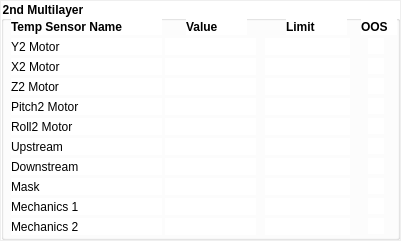
     <widget class="QFrame" name="frame_2">
      <property name="geometry">
       <rect>
        <x>490</x>
        <y>401</y>
        <width>401</width>
        <height>241</height>
       </rect>
      </property>
      <property name="frameShape">
       <enum>QFrame::NoFrame</enum>
      </property>
      <property name="frameShadow">
       <enum>QFrame::Raised</enum>
      </property>
      <layout class="QVBoxLayout" name="verticalLayout_2">
       <property name="spacing">
        <number>0</number>
       </property>
       <property name="leftMargin">
        <number>1</number>
       </property>
       <property name="topMargin">
        <number>1</number>
       </property>
       <property name="rightMargin">
        <number>1</number>
       </property>
       <property name="bottomMargin">
        <number>1</number>
       </property>
       <item>
        <widget class="QGroupBox" name="groupBox_2">
         <property name="font">
          <font>
           <weight>75</weight>
           <bold>true</bold>
          </font>
         </property>
         <property name="styleSheet">
          <string notr="true">background-color: rgb(255, 255, 255);</string>
         </property>
         <property name="title">
          <string>2nd Multilayer</string>
         </property>
         <widget class="QESimpleShape" name="qesimpleshape_15">
          <property name="geometry">
           <rect>
            <x>367</x>
            <y>37</y>
            <width>16</width>
            <height>16</height>
           </rect>
          </property>
          <property name="shape">
           <enum>QSimpleShape::cross</enum>
          </property>
          <property name="edgeColour">
           <color alpha="0">
            <red>0</red>
            <green>0</green>
            <blue>0</blue>
           </color>
          </property>
          <property name="colour0" stdset="0">
           <color alpha="0">
            <red>200</red>
            <green>200</green>
            <blue>200</blue>
           </color>
          </property>
          <property name="colour1" stdset="0">
           <color>
            <red>0</red>
            <green>0</green>
            <blue>0</blue>
           </color>
          </property>
          <property name="flash1" stdset="0">
           <bool>false</bool>
          </property>
          <property name="variable" stdset="0">
           <string>MCTMONO01TES03:EPS_OOS_STATUS</string>
          </property>
          <property name="edgeAlarmStateOption" stdset="0">
           <enum>QESimpleShape::Never</enum>
          </property>
          <property name="displayAlarmStateOption" stdset="0">
           <enum>QESimpleShape::Never</enum>
          </property>
          <property name="oosAware">
           <bool>true</bool>
          </property>
         </widget>
         <widget class="QELabel" name="qelabel_43">
          <property name="geometry">
           <rect>
            <x>264</x>
            <y>37</y>
            <width>85</width>
            <height>17</height>
           </rect>
          </property>
          <property name="alignment">
           <set>Qt::AlignRight|Qt::AlignTrailing|Qt::AlignVCenter</set>
          </property>
          <property name="variable" stdset="0">
           <string>MCTMONO01TES03:TEMPERATURE_MONITOR_HIHI</string>
          </property>
          <property name="displayAlarmStateOption" stdset="0">
           <enum>QELabel::Never</enum>
          </property>
         </widget>
         <widget class="QLabel" name="label_37">
          <property name="geometry">
           <rect>
            <x>360</x>
            <y>17</y>
            <width>36</width>
            <height>17</height>
           </rect>
          </property>
          <property name="font">
           <font>
            <weight>75</weight>
            <bold>true</bold>
           </font>
          </property>
          <property name="text">
           <string>OOS</string>
          </property>
         </widget>
         <widget class="QELabel" name="qelabel_44">
          <property name="geometry">
           <rect>
            <x>164</x>
            <y>37</y>
            <width>91</width>
            <height>17</height>
           </rect>
          </property>
          <property name="alignment">
           <set>Qt::AlignRight|Qt::AlignTrailing|Qt::AlignVCenter</set>
          </property>
          <property name="variable" stdset="0">
           <string>MCTMONO01TES03:TEMPERATURE_MONITOR</string>
          </property>
         </widget>
         <widget class="QLabel" name="label_48">
          <property name="geometry">
           <rect>
            <x>10</x>
            <y>17</y>
            <width>151</width>
            <height>17</height>
           </rect>
          </property>
          <property name="font">
           <font>
            <weight>75</weight>
            <bold>true</bold>
           </font>
          </property>
          <property name="text">
           <string>Temp Sensor Name</string>
          </property>
         </widget>
         <widget class="QLabel" name="label_49">
          <property name="geometry">
           <rect>
            <x>285</x>
            <y>17</y>
            <width>61</width>
            <height>17</height>
           </rect>
          </property>
          <property name="font">
           <font>
            <weight>75</weight>
            <bold>true</bold>
           </font>
          </property>
          <property name="text">
           <string>Limit</string>
          </property>
         </widget>
         <widget class="QLabel" name="label_50">
          <property name="geometry">
           <rect>
            <x>10</x>
            <y>37</y>
            <width>151</width>
            <height>17</height>
           </rect>
          </property>
          <property name="text">
           <string>Y2 Motor</string>
          </property>
         </widget>
         <widget class="QLabel" name="label_51">
          <property name="geometry">
           <rect>
            <x>185</x>
            <y>17</y>
            <width>61</width>
            <height>17</height>
           </rect>
          </property>
          <property name="font">
           <font>
            <weight>75</weight>
            <bold>true</bold>
           </font>
          </property>
          <property name="text">
           <string>Value</string>
          </property>
         </widget>
         <widget class="QELabel" name="qelabel_45">
          <property name="geometry">
           <rect>
            <x>264</x>
            <y>57</y>
            <width>85</width>
            <height>17</height>
           </rect>
          </property>
          <property name="alignment">
           <set>Qt::AlignRight|Qt::AlignTrailing|Qt::AlignVCenter</set>
          </property>
          <property name="variable" stdset="0">
           <string>MCTMONO01TES05:TEMPERATURE_MONITOR_HIHI</string>
          </property>
          <property name="displayAlarmStateOption" stdset="0">
           <enum>QELabel::Never</enum>
          </property>
         </widget>
         <widget class="QELabel" name="qelabel_46">
          <property name="geometry">
           <rect>
            <x>164</x>
            <y>57</y>
            <width>91</width>
            <height>17</height>
           </rect>
          </property>
          <property name="alignment">
           <set>Qt::AlignRight|Qt::AlignTrailing|Qt::AlignVCenter</set>
          </property>
          <property name="variable" stdset="0">
           <string>MCTMONO01TES05:TEMPERATURE_MONITOR</string>
          </property>
         </widget>
         <widget class="QESimpleShape" name="qesimpleshape_16">
          <property name="geometry">
           <rect>
            <x>367</x>
            <y>57</y>
            <width>16</width>
            <height>16</height>
           </rect>
          </property>
          <property name="shape">
           <enum>QSimpleShape::cross</enum>
          </property>
          <property name="edgeColour">
           <color alpha="0">
            <red>0</red>
            <green>0</green>
            <blue>0</blue>
           </color>
          </property>
          <property name="colour0" stdset="0">
           <color alpha="0">
            <red>200</red>
            <green>200</green>
            <blue>200</blue>
           </color>
          </property>
          <property name="colour1" stdset="0">
           <color>
            <red>0</red>
            <green>0</green>
            <blue>0</blue>
           </color>
          </property>
          <property name="flash1" stdset="0">
           <bool>false</bool>
          </property>
          <property name="variable" stdset="0">
           <string>MCTMONO01TES05:EPS_OOS_STATUS</string>
          </property>
          <property name="edgeAlarmStateOption" stdset="0">
           <enum>QESimpleShape::Never</enum>
          </property>
          <property name="displayAlarmStateOption" stdset="0">
           <enum>QESimpleShape::Never</enum>
          </property>
          <property name="oosAware">
           <bool>true</bool>
          </property>
         </widget>
         <widget class="QLabel" name="label_52">
          <property name="geometry">
           <rect>
            <x>10</x>
            <y>57</y>
            <width>151</width>
            <height>17</height>
           </rect>
          </property>
          <property name="text">
           <string>X2 Motor</string>
          </property>
         </widget>
         <widget class="QELabel" name="qelabel_47">
          <property name="geometry">
           <rect>
            <x>264</x>
            <y>97</y>
            <width>85</width>
            <height>17</height>
           </rect>
          </property>
          <property name="alignment">
           <set>Qt::AlignRight|Qt::AlignTrailing|Qt::AlignVCenter</set>
          </property>
          <property name="variable" stdset="0">
           <string>MCTMONO01TES07:TEMPERATURE_MONITOR_HIHI</string>
          </property>
          <property name="displayAlarmStateOption" stdset="0">
           <enum>QELabel::Never</enum>
          </property>
         </widget>
         <widget class="QELabel" name="qelabel_48">
          <property name="geometry">
           <rect>
            <x>164</x>
            <y>97</y>
            <width>91</width>
            <height>17</height>
           </rect>
          </property>
          <property name="alignment">
           <set>Qt::AlignRight|Qt::AlignTrailing|Qt::AlignVCenter</set>
          </property>
          <property name="variable" stdset="0">
           <string>MCTMONO01TES07:TEMPERATURE_MONITOR</string>
          </property>
         </widget>
         <widget class="QLabel" name="label_53">
          <property name="geometry">
           <rect>
            <x>10</x>
            <y>97</y>
            <width>151</width>
            <height>17</height>
           </rect>
          </property>
          <property name="text">
           <string>Pitch2 Motor</string>
          </property>
         </widget>
         <widget class="QESimpleShape" name="qesimpleshape_17">
          <property name="geometry">
           <rect>
            <x>367</x>
            <y>97</y>
            <width>16</width>
            <height>16</height>
           </rect>
          </property>
          <property name="shape">
           <enum>QSimpleShape::cross</enum>
          </property>
          <property name="edgeColour">
           <color alpha="0">
            <red>0</red>
            <green>0</green>
            <blue>0</blue>
           </color>
          </property>
          <property name="colour0" stdset="0">
           <color alpha="0">
            <red>200</red>
            <green>200</green>
            <blue>200</blue>
           </color>
          </property>
          <property name="colour1" stdset="0">
           <color>
            <red>0</red>
            <green>0</green>
            <blue>0</blue>
           </color>
          </property>
          <property name="flash1" stdset="0">
           <bool>false</bool>
          </property>
          <property name="variable" stdset="0">
           <string>MCTMONO01TES07:EPS_OOS_STATUS</string>
          </property>
          <property name="edgeAlarmStateOption" stdset="0">
           <enum>QESimpleShape::Never</enum>
          </property>
          <property name="displayAlarmStateOption" stdset="0">
           <enum>QESimpleShape::Never</enum>
          </property>
          <property name="oosAware">
           <bool>true</bool>
          </property>
         </widget>
         <widget class="QELabel" name="qelabel_49">
          <property name="geometry">
           <rect>
            <x>264</x>
            <y>137</y>
            <width>85</width>
            <height>17</height>
           </rect>
          </property>
          <property name="alignment">
           <set>Qt::AlignRight|Qt::AlignTrailing|Qt::AlignVCenter</set>
          </property>
          <property name="variable" stdset="0">
           <string>MCTMONO01TES11:TEMPERATURE_MONITOR_HIHI</string>
          </property>
          <property name="displayAlarmStateOption" stdset="0">
           <enum>QELabel::Never</enum>
          </property>
         </widget>
         <widget class="QLabel" name="label_54">
          <property name="geometry">
           <rect>
            <x>10</x>
            <y>137</y>
            <width>151</width>
            <height>17</height>
           </rect>
          </property>
          <property name="text">
           <string>Upstream</string>
          </property>
         </widget>
         <widget class="QELabel" name="qelabel_50">
          <property name="geometry">
           <rect>
            <x>164</x>
            <y>137</y>
            <width>91</width>
            <height>17</height>
           </rect>
          </property>
          <property name="alignment">
           <set>Qt::AlignRight|Qt::AlignTrailing|Qt::AlignVCenter</set>
          </property>
          <property name="variable" stdset="0">
           <string>MCTMONO01TES11:TEMPERATURE_MONITOR</string>
          </property>
         </widget>
         <widget class="QESimpleShape" name="qesimpleshape_18">
          <property name="geometry">
           <rect>
            <x>367</x>
            <y>137</y>
            <width>16</width>
            <height>16</height>
           </rect>
          </property>
          <property name="shape">
           <enum>QSimpleShape::cross</enum>
          </property>
          <property name="edgeColour">
           <color alpha="0">
            <red>0</red>
            <green>0</green>
            <blue>0</blue>
           </color>
          </property>
          <property name="colour0" stdset="0">
           <color alpha="0">
            <red>200</red>
            <green>200</green>
            <blue>200</blue>
           </color>
          </property>
          <property name="colour1" stdset="0">
           <color>
            <red>0</red>
            <green>0</green>
            <blue>0</blue>
           </color>
          </property>
          <property name="flash1" stdset="0">
           <bool>false</bool>
          </property>
          <property name="variable" stdset="0">
           <string>MCTMONO01TES11:EPS_OOS_STATUS</string>
          </property>
          <property name="edgeAlarmStateOption" stdset="0">
           <enum>QESimpleShape::Never</enum>
          </property>
          <property name="displayAlarmStateOption" stdset="0">
           <enum>QESimpleShape::Never</enum>
          </property>
          <property name="oosAware">
           <bool>true</bool>
          </property>
         </widget>
         <widget class="QLabel" name="label_55">
          <property name="geometry">
           <rect>
            <x>10</x>
            <y>157</y>
            <width>151</width>
            <height>17</height>
           </rect>
          </property>
          <property name="text">
           <string>Downstream</string>
          </property>
         </widget>
         <widget class="QESimpleShape" name="qesimpleshape_19">
          <property name="geometry">
           <rect>
            <x>367</x>
            <y>157</y>
            <width>16</width>
            <height>16</height>
           </rect>
          </property>
          <property name="shape">
           <enum>QSimpleShape::cross</enum>
          </property>
          <property name="edgeColour">
           <color alpha="0">
            <red>0</red>
            <green>0</green>
            <blue>0</blue>
           </color>
          </property>
          <property name="colour0" stdset="0">
           <color alpha="0">
            <red>200</red>
            <green>200</green>
            <blue>200</blue>
           </color>
          </property>
          <property name="colour1" stdset="0">
           <color>
            <red>0</red>
            <green>0</green>
            <blue>0</blue>
           </color>
          </property>
          <property name="flash1" stdset="0">
           <bool>false</bool>
          </property>
          <property name="variable" stdset="0">
           <string>MCTMONO01TES12:EPS_OOS_STATUS</string>
          </property>
          <property name="edgeAlarmStateOption" stdset="0">
           <enum>QESimpleShape::Never</enum>
          </property>
          <property name="displayAlarmStateOption" stdset="0">
           <enum>QESimpleShape::Never</enum>
          </property>
          <property name="oosAware">
           <bool>true</bool>
          </property>
         </widget>
         <widget class="QELabel" name="qelabel_51">
          <property name="geometry">
           <rect>
            <x>264</x>
            <y>157</y>
            <width>85</width>
            <height>17</height>
           </rect>
          </property>
          <property name="alignment">
           <set>Qt::AlignRight|Qt::AlignTrailing|Qt::AlignVCenter</set>
          </property>
          <property name="variable" stdset="0">
           <string>MCTMONO01TES12:TEMPERATURE_MONITOR_HIHI</string>
          </property>
          <property name="displayAlarmStateOption" stdset="0">
           <enum>QELabel::Never</enum>
          </property>
         </widget>
         <widget class="QELabel" name="qelabel_52">
          <property name="geometry">
           <rect>
            <x>164</x>
            <y>157</y>
            <width>91</width>
            <height>17</height>
           </rect>
          </property>
          <property name="alignment">
           <set>Qt::AlignRight|Qt::AlignTrailing|Qt::AlignVCenter</set>
          </property>
          <property name="variable" stdset="0">
           <string>MCTMONO01TES12:TEMPERATURE_MONITOR</string>
          </property>
         </widget>
         <widget class="QLabel" name="label_56">
          <property name="geometry">
           <rect>
            <x>10</x>
            <y>177</y>
            <width>151</width>
            <height>17</height>
           </rect>
          </property>
          <property name="text">
           <string>Mask</string>
          </property>
         </widget>
         <widget class="QELabel" name="qelabel_53">
          <property name="geometry">
           <rect>
            <x>164</x>
            <y>177</y>
            <width>91</width>
            <height>17</height>
           </rect>
          </property>
          <property name="alignment">
           <set>Qt::AlignRight|Qt::AlignTrailing|Qt::AlignVCenter</set>
          </property>
          <property name="variable" stdset="0">
           <string>MCTMONO01TES14:TEMPERATURE_MONITOR</string>
          </property>
         </widget>
         <widget class="QESimpleShape" name="qesimpleshape_20">
          <property name="geometry">
           <rect>
            <x>367</x>
            <y>177</y>
            <width>16</width>
            <height>16</height>
           </rect>
          </property>
          <property name="shape">
           <enum>QSimpleShape::cross</enum>
          </property>
          <property name="edgeColour">
           <color alpha="0">
            <red>0</red>
            <green>0</green>
            <blue>0</blue>
           </color>
          </property>
          <property name="colour0" stdset="0">
           <color alpha="0">
            <red>200</red>
            <green>200</green>
            <blue>200</blue>
           </color>
          </property>
          <property name="colour1" stdset="0">
           <color>
            <red>0</red>
            <green>0</green>
            <blue>0</blue>
           </color>
          </property>
          <property name="flash1" stdset="0">
           <bool>false</bool>
          </property>
          <property name="variable" stdset="0">
           <string>MCTMONO01TES14:EPS_OOS_STATUS</string>
          </property>
          <property name="edgeAlarmStateOption" stdset="0">
           <enum>QESimpleShape::Never</enum>
          </property>
          <property name="displayAlarmStateOption" stdset="0">
           <enum>QESimpleShape::Never</enum>
          </property>
          <property name="oosAware">
           <bool>true</bool>
          </property>
         </widget>
         <widget class="QELabel" name="qelabel_54">
          <property name="geometry">
           <rect>
            <x>264</x>
            <y>177</y>
            <width>85</width>
            <height>17</height>
           </rect>
          </property>
          <property name="alignment">
           <set>Qt::AlignRight|Qt::AlignTrailing|Qt::AlignVCenter</set>
          </property>
          <property name="variable" stdset="0">
           <string>MCTMONO01TES14:TEMPERATURE_MONITOR_HIHI</string>
          </property>
          <property name="displayAlarmStateOption" stdset="0">
           <enum>QELabel::Never</enum>
          </property>
         </widget>
         <widget class="QELabel" name="qelabel_55">
          <property name="geometry">
           <rect>
            <x>164</x>
            <y>197</y>
            <width>91</width>
            <height>17</height>
           </rect>
          </property>
          <property name="alignment">
           <set>Qt::AlignRight|Qt::AlignTrailing|Qt::AlignVCenter</set>
          </property>
          <property name="variable" stdset="0">
           <string>MCTMONO01TES17:TEMPERATURE_MONITOR</string>
          </property>
         </widget>
         <widget class="QESimpleShape" name="qesimpleshape_21">
          <property name="geometry">
           <rect>
            <x>367</x>
            <y>197</y>
            <width>16</width>
            <height>16</height>
           </rect>
          </property>
          <property name="shape">
           <enum>QSimpleShape::cross</enum>
          </property>
          <property name="edgeColour">
           <color alpha="0">
            <red>0</red>
            <green>0</green>
            <blue>0</blue>
           </color>
          </property>
          <property name="colour0" stdset="0">
           <color alpha="0">
            <red>200</red>
            <green>200</green>
            <blue>200</blue>
           </color>
          </property>
          <property name="colour1" stdset="0">
           <color>
            <red>0</red>
            <green>0</green>
            <blue>0</blue>
           </color>
          </property>
          <property name="flash1" stdset="0">
           <bool>false</bool>
          </property>
          <property name="variable" stdset="0">
           <string>MCTMONO01TES17:EPS_OOS_STATUS</string>
          </property>
          <property name="edgeAlarmStateOption" stdset="0">
           <enum>QESimpleShape::Never</enum>
          </property>
          <property name="displayAlarmStateOption" stdset="0">
           <enum>QESimpleShape::Never</enum>
          </property>
          <property name="oosAware">
           <bool>true</bool>
          </property>
         </widget>
         <widget class="QELabel" name="qelabel_56">
          <property name="geometry">
           <rect>
            <x>264</x>
            <y>197</y>
            <width>85</width>
            <height>17</height>
           </rect>
          </property>
          <property name="alignment">
           <set>Qt::AlignRight|Qt::AlignTrailing|Qt::AlignVCenter</set>
          </property>
          <property name="variable" stdset="0">
           <string>MCTMONO01TES17:TEMPERATURE_MONITOR_HIHI</string>
          </property>
          <property name="displayAlarmStateOption" stdset="0">
           <enum>QELabel::Never</enum>
          </property>
         </widget>
         <widget class="QLabel" name="label_57">
          <property name="geometry">
           <rect>
            <x>10</x>
            <y>197</y>
            <width>151</width>
            <height>17</height>
           </rect>
          </property>
          <property name="text">
           <string>Mechanics 1</string>
          </property>
         </widget>
         <widget class="QELabel" name="qelabel_57">
          <property name="geometry">
           <rect>
            <x>164</x>
            <y>217</y>
            <width>91</width>
            <height>17</height>
           </rect>
          </property>
          <property name="alignment">
           <set>Qt::AlignRight|Qt::AlignTrailing|Qt::AlignVCenter</set>
          </property>
          <property name="variable" stdset="0">
           <string>MCTMONO01TES18:TEMPERATURE_MONITOR</string>
          </property>
         </widget>
         <widget class="QESimpleShape" name="qesimpleshape_22">
          <property name="geometry">
           <rect>
            <x>367</x>
            <y>217</y>
            <width>16</width>
            <height>16</height>
           </rect>
          </property>
          <property name="shape">
           <enum>QSimpleShape::cross</enum>
          </property>
          <property name="edgeColour">
           <color alpha="0">
            <red>0</red>
            <green>0</green>
            <blue>0</blue>
           </color>
          </property>
          <property name="colour0" stdset="0">
           <color alpha="0">
            <red>200</red>
            <green>200</green>
            <blue>200</blue>
           </color>
          </property>
          <property name="colour1" stdset="0">
           <color>
            <red>0</red>
            <green>0</green>
            <blue>0</blue>
           </color>
          </property>
          <property name="flash1" stdset="0">
           <bool>false</bool>
          </property>
          <property name="variable" stdset="0">
           <string>MCTMONO01TES18:EPS_OOS_STATUS</string>
          </property>
          <property name="edgeAlarmStateOption" stdset="0">
           <enum>QESimpleShape::Never</enum>
          </property>
          <property name="displayAlarmStateOption" stdset="0">
           <enum>QESimpleShape::Never</enum>
          </property>
          <property name="oosAware">
           <bool>true</bool>
          </property>
         </widget>
         <widget class="QELabel" name="qelabel_58">
          <property name="geometry">
           <rect>
            <x>264</x>
            <y>217</y>
            <width>85</width>
            <height>17</height>
           </rect>
          </property>
          <property name="alignment">
           <set>Qt::AlignRight|Qt::AlignTrailing|Qt::AlignVCenter</set>
          </property>
          <property name="variable" stdset="0">
           <string>MCTMONO01TES18:TEMPERATURE_MONITOR_HIHI</string>
          </property>
          <property name="displayAlarmStateOption" stdset="0">
           <enum>QELabel::Never</enum>
          </property>
         </widget>
         <widget class="QLabel" name="label_58">
          <property name="geometry">
           <rect>
            <x>10</x>
            <y>217</y>
            <width>151</width>
            <height>17</height>
           </rect>
          </property>
          <property name="text">
           <string>Mechanics 2</string>
          </property>
         </widget>
         <widget class="QLabel" name="label_59">
          <property name="geometry">
           <rect>
            <x>10</x>
            <y>77</y>
            <width>151</width>
            <height>17</height>
           </rect>
          </property>
          <property name="text">
           <string>Z2 Motor</string>
          </property>
         </widget>
         <widget class="QELabel" name="qelabel_59">
          <property name="geometry">
           <rect>
            <x>264</x>
            <y>77</y>
            <width>85</width>
            <height>17</height>
           </rect>
          </property>
          <property name="alignment">
           <set>Qt::AlignRight|Qt::AlignTrailing|Qt::AlignVCenter</set>
          </property>
          <property name="variable" stdset="0">
           <string>MCTMONO01TES01:TEMPERATURE_MONITOR_HIHI</string>
          </property>
          <property name="displayAlarmStateOption" stdset="0">
           <enum>QELabel::Never</enum>
          </property>
         </widget>
         <widget class="QELabel" name="qelabel_60">
          <property name="geometry">
           <rect>
            <x>164</x>
            <y>77</y>
            <width>91</width>
            <height>17</height>
           </rect>
          </property>
          <property name="alignment">
           <set>Qt::AlignRight|Qt::AlignTrailing|Qt::AlignVCenter</set>
          </property>
          <property name="variable" stdset="0">
           <string>MCTMONO01TES01:TEMPERATURE_MONITOR</string>
          </property>
         </widget>
         <widget class="QESimpleShape" name="qesimpleshape_23">
          <property name="geometry">
           <rect>
            <x>367</x>
            <y>77</y>
            <width>16</width>
            <height>16</height>
           </rect>
          </property>
          <property name="shape">
           <enum>QSimpleShape::cross</enum>
          </property>
          <property name="edgeColour">
           <color alpha="0">
            <red>0</red>
            <green>0</green>
            <blue>0</blue>
           </color>
          </property>
          <property name="colour0" stdset="0">
           <color alpha="0">
            <red>200</red>
            <green>200</green>
            <blue>200</blue>
           </color>
          </property>
          <property name="colour1" stdset="0">
           <color>
            <red>0</red>
            <green>0</green>
            <blue>0</blue>
           </color>
          </property>
          <property name="flash1" stdset="0">
           <bool>false</bool>
          </property>
          <property name="variable" stdset="0">
           <string>MCTMONO01TES01:EPS_OOS_STATUS</string>
          </property>
          <property name="edgeAlarmStateOption" stdset="0">
           <enum>QESimpleShape::Never</enum>
          </property>
          <property name="displayAlarmStateOption" stdset="0">
           <enum>QESimpleShape::Never</enum>
          </property>
          <property name="oosAware">
           <bool>true</bool>
          </property>
         </widget>
         <widget class="QLabel" name="label_60">
          <property name="geometry">
           <rect>
            <x>10</x>
            <y>117</y>
            <width>151</width>
            <height>17</height>
           </rect>
          </property>
          <property name="text">
           <string>Roll2 Motor</string>
          </property>
         </widget>
         <widget class="QELabel" name="qelabel_61">
          <property name="geometry">
           <rect>
            <x>264</x>
            <y>117</y>
            <width>85</width>
            <height>17</height>
           </rect>
          </property>
          <property name="alignment">
           <set>Qt::AlignRight|Qt::AlignTrailing|Qt::AlignVCenter</set>
          </property>
          <property name="variable" stdset="0">
           <string>MCTMONO01TES08:TEMPERATURE_MONITOR_HIHI</string>
          </property>
          <property name="displayAlarmStateOption" stdset="0">
           <enum>QELabel::Never</enum>
          </property>
         </widget>
         <widget class="QELabel" name="qelabel_62">
          <property name="geometry">
           <rect>
            <x>164</x>
            <y>117</y>
            <width>91</width>
            <height>17</height>
           </rect>
          </property>
          <property name="alignment">
           <set>Qt::AlignRight|Qt::AlignTrailing|Qt::AlignVCenter</set>
          </property>
          <property name="variable" stdset="0">
           <string>MCTMONO01TES08:TEMPERATURE_MONITOR</string>
          </property>
         </widget>
         <widget class="QESimpleShape" name="qesimpleshape_24">
          <property name="geometry">
           <rect>
            <x>367</x>
            <y>117</y>
            <width>16</width>
            <height>16</height>
           </rect>
          </property>
          <property name="shape">
           <enum>QSimpleShape::cross</enum>
          </property>
          <property name="edgeColour">
           <color alpha="0">
            <red>0</red>
            <green>0</green>
            <blue>0</blue>
           </color>
          </property>
          <property name="colour0" stdset="0">
           <color alpha="0">
            <red>200</red>
            <green>200</green>
            <blue>200</blue>
           </color>
          </property>
          <property name="colour1" stdset="0">
           <color>
            <red>0</red>
            <green>0</green>
            <blue>0</blue>
           </color>
          </property>
          <property name="flash1" stdset="0">
           <bool>false</bool>
          </property>
          <property name="variable" stdset="0">
           <string>MCTMONO01TES08:EPS_OOS_STATUS</string>
          </property>
          <property name="edgeAlarmStateOption" stdset="0">
           <enum>QESimpleShape::Never</enum>
          </property>
          <property name="displayAlarmStateOption" stdset="0">
           <enum>QESimpleShape::Never</enum>
          </property>
          <property name="oosAware">
           <bool>true</bool>
          </property>
         </widget>
        </widget>
       </item>
      </layout>
     </widget>
